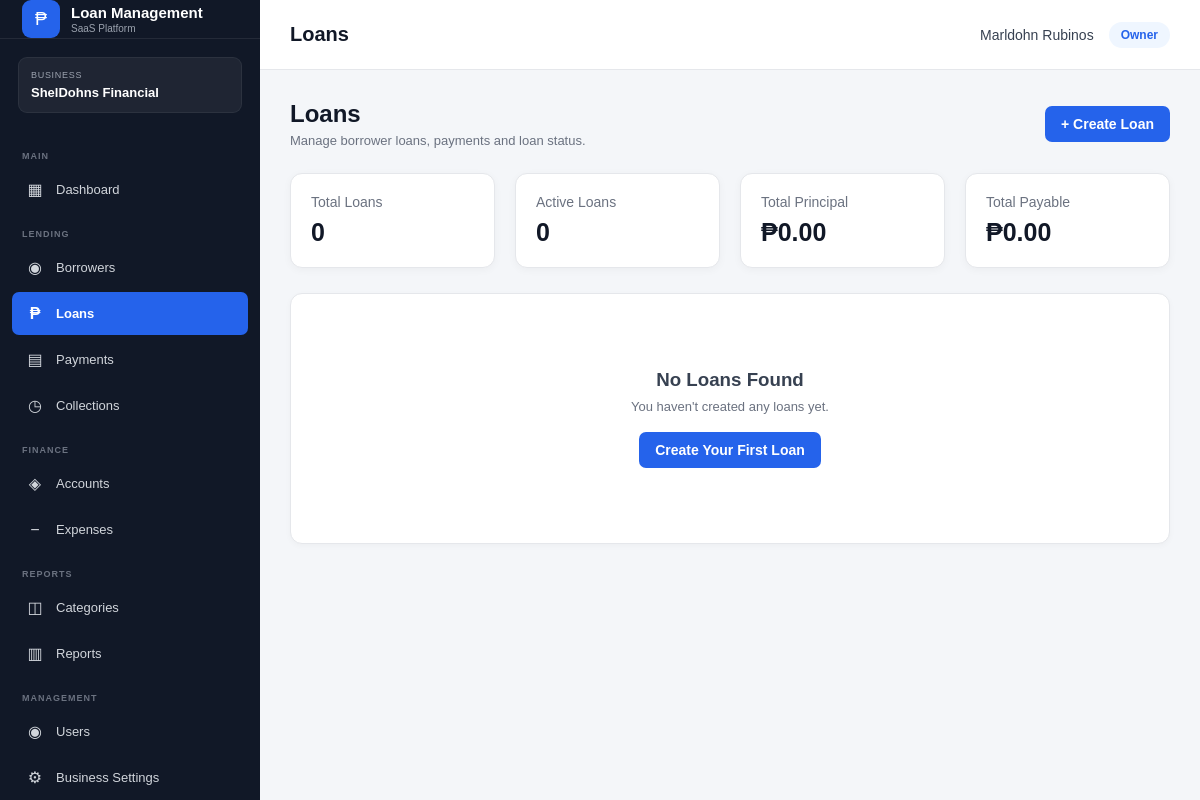
/public/index.php?url=loans (signed in), run on an earlier commit of the app's database.
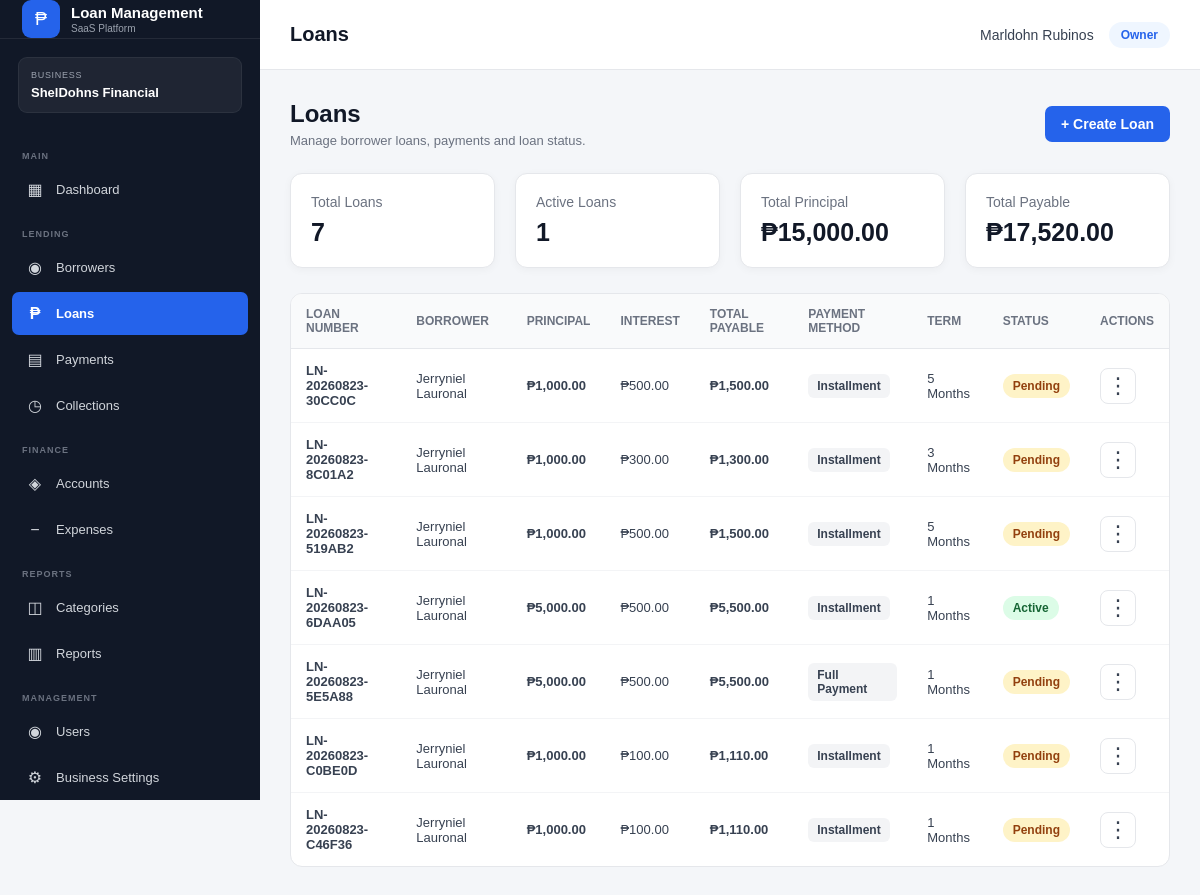
And on a later commit of the database.
### tables this page shows
CREATE TABLE `loans` (
  `id` int(10) UNSIGNED NOT NULL,
  `business_id` bigint(20) UNSIGNED NOT NULL,
  `borrower_id` int(10) UNSIGNED NOT NULL,
  `account_id` int(10) UNSIGNED DEFAULT NULL,
  `category_id` int(10) UNSIGNED DEFAULT NULL,
  `loan_number` varchar(50) NOT NULL,
  `principal_amount` decimal(15,2) NOT NULL DEFAULT 0.00,
  `interest_rate` decimal(8,2) NOT NULL DEFAULT 0.00,
  `interest_type` enum('flat','reducing_balance') NOT NULL DEFAULT 'flat',
  `payment_type` enum('installment','full_payment') NOT NULL DEFAULT 'installment',
  `term` int(11) NOT NULL DEFAULT 1,
  `term_period` enum('days','weeks','months','years') NOT NULL DEFAULT 'months',
  `processing_fee` decimal(15,2) NOT NULL DEFAULT 0.00,
  `total_interest` decimal(15,2) NOT NULL DEFAULT 0.00,
  `total_payable` decimal(15,2) NOT NULL DEFAULT 0.00,
  `release_date` date DEFAULT NULL,
  `first_payment_date` date DEFAULT NULL,
  `status` enum('pending','approved','active','completed','overdue','cancelled','rejected') NOT NULL DEFAULT 'pending',
  `purpose` varchar(255) DEFAULT NULL,
  `notes` text DEFAULT NULL,
  `created_by` int(10) UNSIGNED DEFAULT NULL,
  `created_at` timestamp NOT NULL DEFAULT current_timestamp(),
  `updated_at` timestamp NOT NULL DEFAULT current_timestamp() ON UPDATE current_timestamp()
);

### app/controllers/LoanController.php (called while the page is built, shortened)
<?php
require_once APP_PATH . '/models/Loan.php';
class LoanController
{
    public function index(): void
    {
        $businessId = Auth::businessId();
        $loanModel = new Loan();
        $loans = $loanModel->all($businessId);
        require APP_PATH . '/views/loans/index.php';
    }
}

### app/core/Database.php (called while the page is built, shortened)
<?php
class Database
{
    private static ?PDO $instance = null;
    public static function getInstance(): PDO
    {
        if (self::$instance === null) {
            $host = '127.0.0.1';
            $port = '3306';
            $database = 'loan_management_db';
            $username = 'root';
            $password = '';
            $dsn = "mysql:host={$host};port={$port};dbname={$database};charset=utf8mb4";
            try {
                self::$instance = new PDO(
                    $dsn,
                    $username,
                    $password,
                    [
                        PDO::ATTR_ERRMODE => PDO::ERRMODE_EXCEPTION,
                        PDO::ATTR_DEFAULT_FETCH_MODE =>
                            PDO::FETCH_ASSOC,
                        PDO::ATTR_EMULATE_PREPARES => false
                    ]
                );
            } catch (PDOException $e) {
                die(
                    'Database connection failed: ' .
                    $e->getMessage()
                );
            }
        }
        return self::$instance;
    }
}

### app/models/Loan.php (called while the page is built, shortened)
<?php
class Loan
{
    private PDO $db;
    public function __construct()
    {
        $this->db = Database::getInstance();
    }
    private function ensureLoanSchedulesTable(): void
    {
        $sql = "
            CREATE TABLE IF NOT EXISTS loan_schedules
            (
                id INT UNSIGNED NOT NULL AUTO_INCREMENT,
                loan_id INT UNSIGNED NOT NULL,
                installment_number INT NOT NULL,
                due_date DATE NOT NULL,
                principal_amount DECIMAL(15,2) NOT NULL DEFAULT 0.00,
                interest_amount DECIMAL(15,2) NOT NULL DEFAULT 0.00,
                total_due DECIMAL(15,2) NOT NULL DEFAULT 0.00,
                status ENUM(
                    'pending',
                    'paid',
                    'partial',
                    'overdue',
                    'cancelled'
                ) NOT NULL DEFAULT 'pending',
                paid_amount DECIMAL(15,2) NOT NULL DEFAULT 0.00,
                paid_date DATE NULL,
                created_at TIMESTAMP NOT NULL DEFAULT CURRENT_TIMESTAMP,
                updated_at TIMESTAMP NOT NULL DEFAULT CURRENT_TIMESTAMP
                    ON UPDATE CURRENT_TIMESTAMP,
                PRIMARY KEY (id),
                INDEX idx_loan_schedules_loan_id (loan_id),
                INDEX idx_loan_schedules_due_date (due_date),
                INDEX idx_loan_schedules_status (status)
            )
            ENGINE=InnoDB
            DEFAULT CHARSET=utf8mb4
            COLLATE=utf8mb4_unicode_ci
        ";
        $this->db->exec($sql);
    }
    public function getByBusiness(int $businessId): array
    {
        $sql = "
            SELECT
                l.*,
                CONCAT(
                    COALESCE(b.first_name, ''),
                    ' ',
                    COALESCE(b.middle_name, ''),
                    ' ',
                    COALESCE(b.last_name, '')
                ) AS borrower_name,
                c.name AS category_name
            FROM loans l
            INNER JOIN borrowers b
                ON b.id = l.borrower_id
            LEFT JOIN categories c
                ON c.id = l.category_id
            WHERE b.business_id = ?
            ORDER BY l.id DESC
        ";
        $stmt = $this->db->prepare($sql);
        $stmt->execute([
            $businessId
        ]);
        return $stmt->fetchAll(
            PDO::FETCH_ASSOC
        );
    }
    public function all(int $businessId): array
    {
        return $this->getByBusiness(
            $businessId
        );
    }
}

### app/core/Auth.php (called while the page is built, shortened)
<?php
class Auth
{
    public static function businessId(): ?int
    {
        return (int) $_SESSION['business_id'];
    }
}

### app/views/loans/index.php (the view, shortened to what the rows shown need)
        <?php
        $loans = $loans ?? [];
        if (!function_exists('formatPaymentMethod')) {
            function formatPaymentMethod($value): string
            {
                $value = strtolower(trim((string)$value));
                switch ($value) {
                    case 'full_payment':
                        return 'Full Payment';
                    case 'installment':
                        return 'Installment';
                }
            }
        }
        ?>
        <!DOCTYPE html>
        <html lang="en">
        <head>
            <link
                rel="stylesheet"
                href="assets/css/style.css"
            >
        </head>
        <body>
        <div class="main-content">
            <div class="container">
                <div class="page-header">
                    <div>
                        <h1>
                            Loans
                        </h1>
                    </div>
                </div>
                <?php if (empty($loans)): ?>
                    <div
                        class="form-card"
                        style="margin-top:20px;"
                    >
                        <div class="empty-state">
                            <h3>
                                No Loans Found
                            </h3>
                            <p>
                                You haven't created
                                any loans yet.
                            </p>
                            <br>
                            <button
                                type="button"
                                class="btn btn-primary"
                                onclick="openCreateLoanModal()"
                            >
                                Create Your First Loan
                            </button>
                        </div>
                    </div>
                <?php else: ?>
                    <div
                        class="table-container"
                        style="margin-top:20px;"
                    >
                        <table>
                            <thead>
                                <tr>
                                    <th>
                                        Loan Number
                                    </th>
                                    <th>
                                        Borrower
                                    </th>
                                    <th>
                                        Principal
                                    </th>
                                    <th>
                                        Interest
                                    </th>
                                    <th>
                                        Total Payable
                                    </th>
                                    <th>
                                        Payment Method
                                    </th>
                                    <th>
                                        Term
                                    </th>
                                    <th>
                                        Status
                                    </th>
                                    <th>
                                        Actions
                                    </th>
                                </tr>
                            </thead>
                            <tbody>
                            <?php foreach (
                                $loans as $loan
                            ): ?>
                                <?php
                                $loanId =
                                    (int)(
                                        $loan['id']
                                        ?? 0
                                    );
                                $loanNumber =
                                    $loan['loan_number']
                                    ?? '';
                                $borrowerName =
                                    $loan['borrower_name']
                                    ?? $loan['full_name']
                                    ?? $loan['borrower']
                                    ?? 'Unknown Borrower';
                                $principal =
                                    (float)(
                                        $loan['principal_amount']
                                        ?? 0
                                    );
                                $interest =
                                    (float)(
                                        $loan['total_interest']
                                        ?? 0
                                    );
                                $payable =
                                    (float)(
                                        $loan['total_payable']
                                        ?? 0
                                    );
                                $term =
                                    (int)(
                                        $loan['term']
                                        ?? 1
                                    );
                                $termPeriod =
                                    $loan['term_period']
                                    ?? 'months';
                                $paymentType =
                                    $loan['payment_type']
                                    ?? 'installment';
                                $status =
                                    strtolower(
                                        $loan['status']
                                        ?? 'pending'
                                    );
                                ?>
                                <tr>
                                    <td>
                                        <span class="loan-number">
                                            <?= htmlspecialchars(
                                                $loanNumber
                                            ) ?>
                                        </span>
                                    </td>
                                    <td>
                                        <?= htmlspecialchars(
                                            $borrowerName
                                        ) ?>
                                    </td>
                                    <td>
                                        <strong>
                                            ₱<?= number_format(
                                                $principal,
                                                2
                                            ) ?>
                                        </strong>
                                    </td>
                                    <td>
                                        ₱<?= number_format(
                                            $interest,
                                            2
                                        ) ?>
                                    </td>
                                    <td>
                                        <strong>
                                            ₱<?= number_format(
                                                $payable,
                                                2
                                            ) ?>
                                        </strong>
                                    </td>
                                    <td>
                                        <span class="payment-method">
                                            <?= htmlspecialchars(
                                                formatPaymentMethod(
                                                    $paymentType
                                                )
                                            ) ?>
                                        </span>
                                    </td>
                                    <td>
                                        <?= number_format(
                                            $term
                                        ) ?>
                                        <?= htmlspecialchars(
                                            ucfirst(
                                                $termPeriod
                                            )
                                        ) ?>
                                    </td>
                                    <td>
                                        <span
                                            class="loan-status loan-status-<?= htmlspecialchars(
                                                $status
                                            ) ?>"
                                        >
                                            <?= htmlspecialchars(
                                                ucfirst(
                                                    $status
                                                )
                                            ) ?>
                                        </span>
                                    </td>
    <td>
        <div class="loan-action-menu">
            <button
                type="button"
                class="loan-action-button"
                onclick="toggleLoanActions(<?= $loanId ?>)"
                aria-label="Loan actions"
            >
                ⋮
            </button>
        </div>
    </td>
                                </tr>
                            <?php endforeach; ?>
                            </tbody>
                        </table>
                    </div>
                <?php endif; ?>
            </div>
        </div>
</body>
</html>

What changed in the data, as far as the page shows it:
added loans: loan_number "LN-20260823-30CC0C", borrowerName "Jerryniel Lauronal", principal_amount "1,000.00", total_interest "500.00", total_payable "1,500.00", payment_type "Installment", term "5", term_period "Months", status "Pending"
added loans: loan_number "LN-20260823-8C01A2", borrowerName "Jerryniel Lauronal", principal_amount "1,000.00", total_interest "300.00", total_payable "1,300.00", payment_type "Installment", term "3", term_period "Months", status "Pending"
added loans: loan_number "LN-20260823-519AB2", borrowerName "Jerryniel Lauronal", principal_amount "1,000.00", total_interest "500.00", total_payable "1,500.00", payment_type "Installment", term "5", term_period "Months", status "Pending"
added loans: loan_number "LN-20260823-6DAA05", borrowerName "Jerryniel Lauronal", principal_amount "5,000.00", total_interest "500.00", total_payable "5,500.00", payment_type "Installment", term "1", term_period "Months", status "Active"
added loans: loan_number "LN-20260823-5E5A88", borrowerName "Jerryniel Lauronal", principal_amount "5,000.00", total_interest "500.00", total_payable "5,500.00", payment_type "Full Payment", term "1", term_period "Months", status "Pending"
added loans: loan_number "LN-20260823-C0BE0D", borrowerName "Jerryniel Lauronal", principal_amount "1,000.00", total_interest "100.00", total_payable "1,110.00", payment_type "Installment", term "1", term_period "Months", status "Pending"
added loans: loan_number "LN-20260823-C46F36", borrowerName "Jerryniel Lauronal", principal_amount "1,000.00", total_interest "100.00", total_payable "1,110.00", payment_type "Installment", term "1", term_period "Months", status "Pending"
Also different on the page:
$totalLoans: "0" → "7"
$activeLoans: "0" → "1"
$totalPrincipal: "0.00" → "15,000.00"
$totalPayable: "0.00" → "17,520.00"
text no longer shown: "No Loans Found You haven't created any loans yet. Create Your First Loan"
text now shown: "LOAN NUMBER BORROWER PRINCIPAL INTEREST TOTAL PAYABLE PAYMENT METHOD TERM STATUS ACTIONS"
